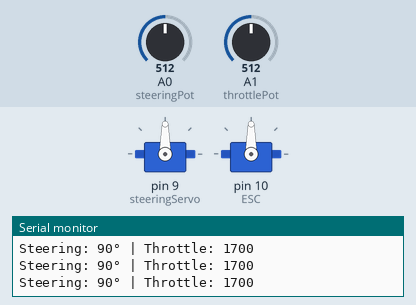
Recording of a sketch running on a simulated Arduino Uno, built with avr-gcc and run on an emulated ATmega328P. Parts: 2 × servo, the last lines printed to the serial monitor. Inputs (shaded band) come from the test bench; at power-on: A0 (steeringPot) = 512, A1 (throttlePot) = 512.

Above: at 3.2 s.
3.3 s: A0 (steeringPot) set to 716
At 3.8 s:
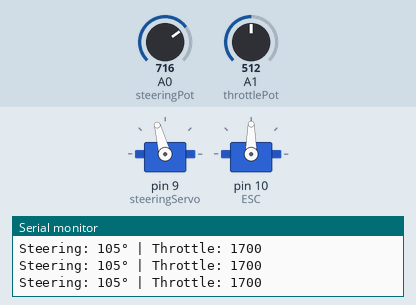
4.8 s: A1 (throttlePot) set to 306
At 5.5 s:
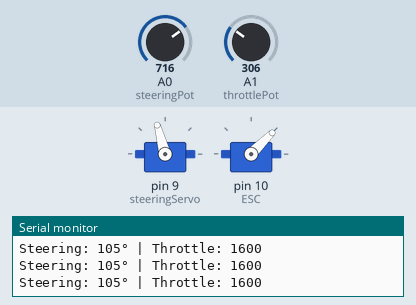
6.3 s: A0 (steeringPot) set to 657
At 7.2 s:
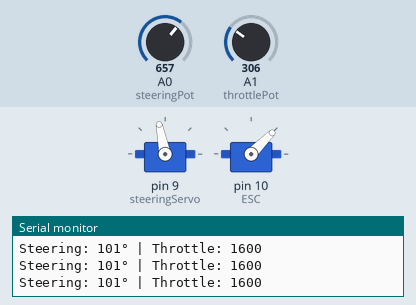
9.3 s: A0 (steeringPot) set to 631
At 10.5 s:
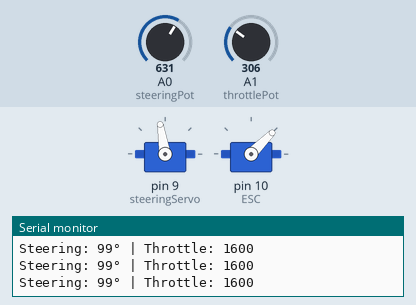
10.8 s: A1 (throttlePot) set to 900
At 12.0 s:
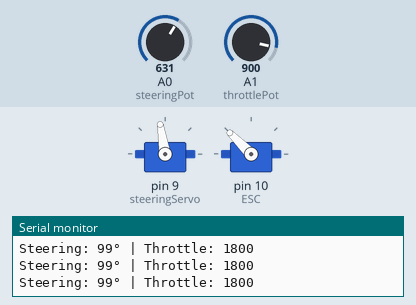
12.3 s: A1 (throttlePot) set to 1023
At 12.7 s:
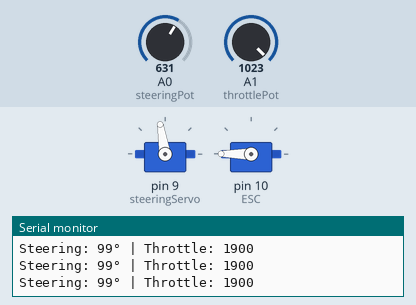
Timing chart, 0 to 14.8 s (numbered marks = the images above; inputs shaded):
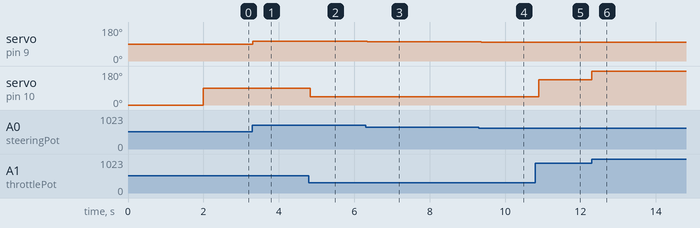

Measured:
- after the input at 3.3 s, servo on pin 9 (steeringServo): 90° → 105° at once
- after the input at 4.8 s, servo on pin 10 (ESC): 90° → 45° at once
- after the input at 6.3 s, servo on pin 9 (steeringServo): 105° → 101° at once
- after the input at 9.3 s, servo on pin 9 (steeringServo): 101° → 99° after 0.08 s
- after the input at 10.8 s, servo on pin 10 (ESC): 45° → 135° after 0.09 s
- after the input at 12.3 s, servo on pin 10 (ESC): 135° → 180° at once

The sketch:

control_with_pot.ino
```cpp
#include <Servo.h>

Servo steeringServo;  // Servo for steering
Servo ESC;           // ESC for throttle control

int steeringPot = A0;  // Potentiometer for steering
int throttlePot = A1;  // Potentiometer for throttle

void setup() {
  Serial.begin(9600);

  steeringServo.attach(9);        // Attach steering servo to pin 9
  ESC.attach(10, 1500, 1900);      // Attach ESC to pin 10 (Throttle control)

  ESC.writeMicroseconds(1500);  // Set ESC to neutral (stop position)
  delay(2000);  // Wait for ESC initialization
}

void loop() {
  // **Read Potentiometer Values**
  int steeringVal = analogRead(steeringPot);
  int throttleVal = analogRead(throttlePot);

  // **Steering Control (Servo: 50° - 130°)**
  steeringVal = map(steeringVal, 0, 1023, 50, 130);
  steeringServo.write(steeringVal);

  // **Throttle Control (ESC: 1500µs - 1900µs)**
  throttleVal = map(throttleVal, 0, 1023, 1500, 1900);
  throttleVal = (throttleVal / 100) * 100;  // Round to nearest 100
  ESC.writeMicroseconds(throttleVal);

  // **Debugging Output**
  Serial.print("Steering: ");
  Serial.print(steeringVal);
  Serial.print("° | Throttle: ");
  Serial.println(throttleVal);

  delay(100);  // Small delay for stability
}
```
